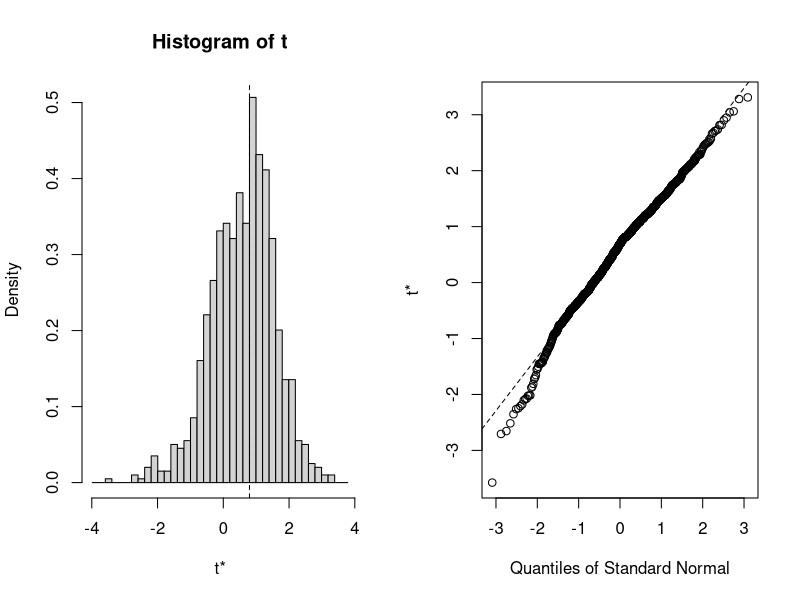
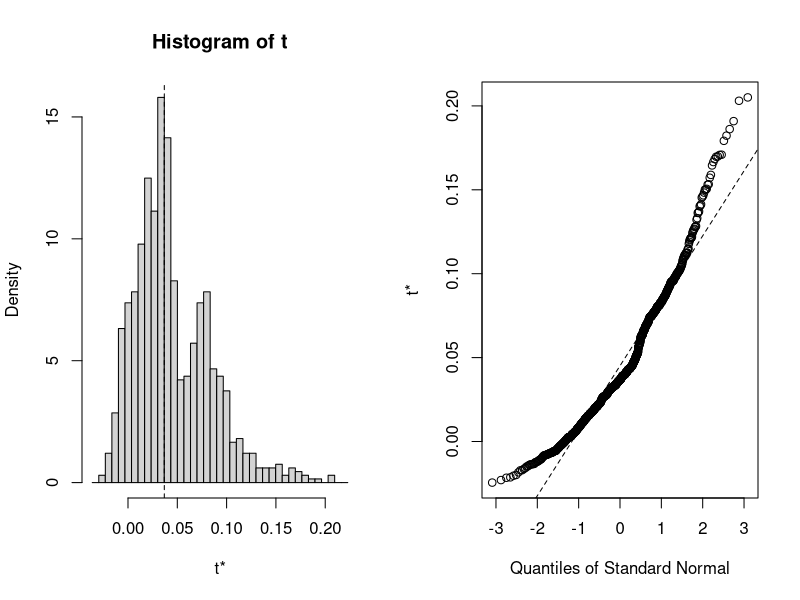
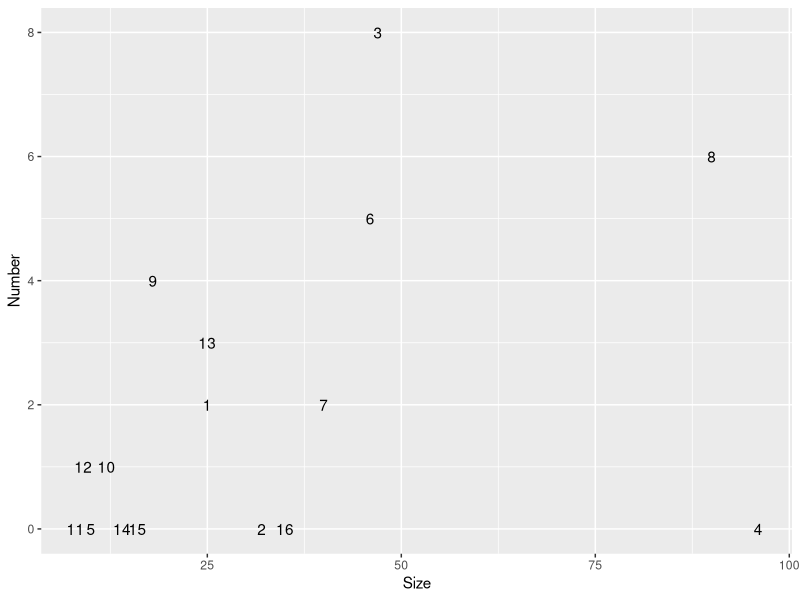
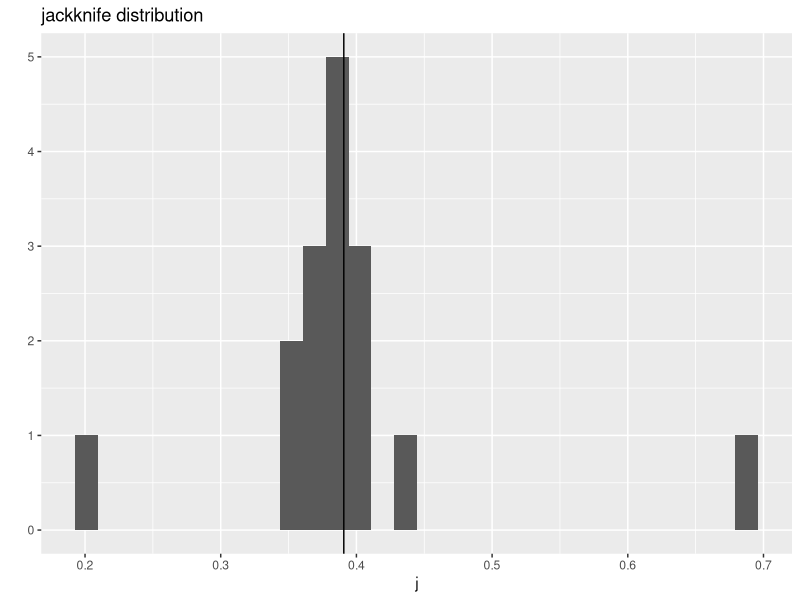
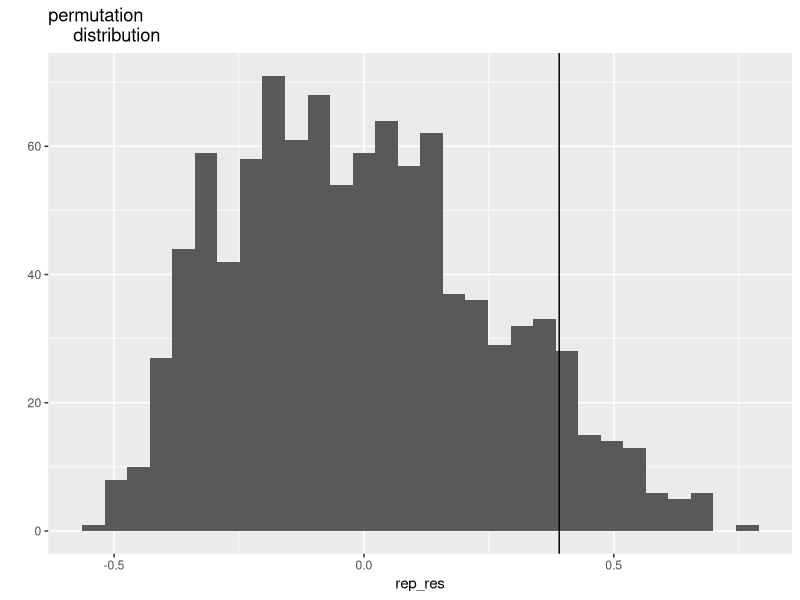

Here is the R script that generated these plots, in order:
## ---- chunk 1
	Lek<-seq(1,16)
	Size<-c(25,32,47,96,10,46,40,90,18,12,8,9,25,14,16,35) 
	Number<-c(2,0,8,0,0,5,2,6,4,1,0,1,3,0,0,0) 
## ---- chunk 2
Grouse<-data.frame(cbind(Lek,Size,Number))
## ---- chunk 3
corr<-function(d,i){
cor(d[i,2],d[i,3]) # this takes pairs of data from columns 2 and 3 of 
} 			# the data frame and randomly chosen row i

## ---- chunk 4
library(boot)
boot1<-boot(Grouse,corr,1000)
boot.ci(boot1,conf=0.95,type=c("norm","basic","perc","bca"))
## ---- chunk 5
regs<-function(d,i){
  mod<-lm(d[i,3]~d[i,2])
  return(coefficients(mod))
}
## ---- chunk 6
b<-boot(data=Grouse,statistic=regs, R=1000)
## ---- chunk 7
plot(b,index=1)
## ---- chunk 8
plot(b,index=2)
## ---- chunk 9
boot.ci(b, type="all",index = 1, main="intercepts")
## ---- chunk 10
boot.ci(b, type="all",index = 2, main="slopes")
## ---- chunk 11
require(ggplot2)
p <- qplot(data=Grouse,
           y=Number,
           x=Size,
           label=Lek,
           geom="text")
print(p)
## ---- chunk 12
num_size<-data.frame(cbind(Number, Size))
## ---- chunk 13
jkc<-function(d){
  n<-nrow(d)
  jk_res<-rep(0,n)
  tmp<-c(1:n)
  for(i in 1:n){
    jk_res[i]<-cor(d[eval(tmp!=i),1],d[eval(tmp!=i),2])
    }
  return(jk_res)
  }

j<-jkc(num_size)
## ---- chunk 14
p <- qplot(x=j,
           main="jackknife distribution")+
  geom_vline(xintercept = cor(num_size[,1],num_size[,2]))
print(p)
## ---- chunk 15
error <- qt(0.975,df=(length(j)-1))*(sqrt(var(j))/sqrt(length(j)))
left <- mean(j)-error
right <- mean(j)+error
print(c(left,mean(j),right))
## ---- chunk 16
resample <- function(x, size){
  if(length(x) <= 1) {
    if(!missing(size) && size == 0) x[FALSE] else x
  }else sample(x, size, replace=FALSE)
}

x<-Number
y<-Size

ssize<-1000  #this sets our sample size
rep_res<-rep(0,ssize) #this sets up an array to put the results in
n<-length(x)

for(i in 1:ssize){  # this loops 1000 times collecting new samples
  samp<-resample(x, n)
  rep_res[i]<-cor(y,samp)		# and calcs the corr
}
## ---- chunk 17
p <- qplot(x=rep_res,
main="permutation 
     distribution" )+
  geom_vline(xintercept = cor(x, y))
print(p)
